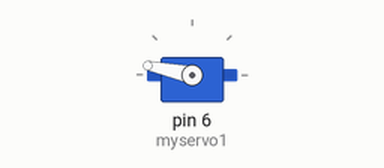
The sketch below on a simulated Arduino Uno, built with avr-gcc and run on an emulated ATmega328P. Shown: servo.

Above: at 0.05 s.
At 4.05 s:
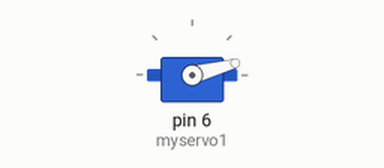
At 5.2 s:
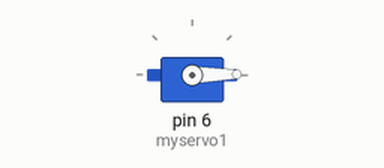
Timing chart, 0 to 6.8 s (numbered marks = the images above):
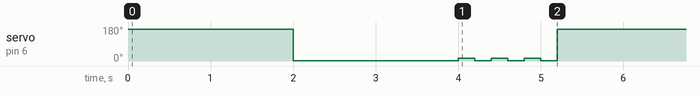

The sketch:

COMPLECT.ino
```cpp
#include <Servo.h>

Servo myservo1;

void setup() {
  // put your setup code here, to run once:
  myservo1.attach(6);
}

void loop() {
  // put your main code here, to run repeatedly:
  myservo1.write(168);
  delay(2000);
  myservo1.write(1);
  delay(2000);

  myservo1.write(15);
  delay(200);
  myservo1.write(1);
  delay(200);
  myservo1.write(15);
  delay(200);
  myservo1.write(1);
  delay(200);
  myservo1.write(15);
  delay(200);
  myservo1.write(1);
  delay(200);
}
```

Measured:
- by itself, servo on pin 6 (myservo1): repeats every 5.2 s: 3 × (15° 0.20 s, 1° 0.20 s), 168° 2.0 s, 1° 2.0 s
